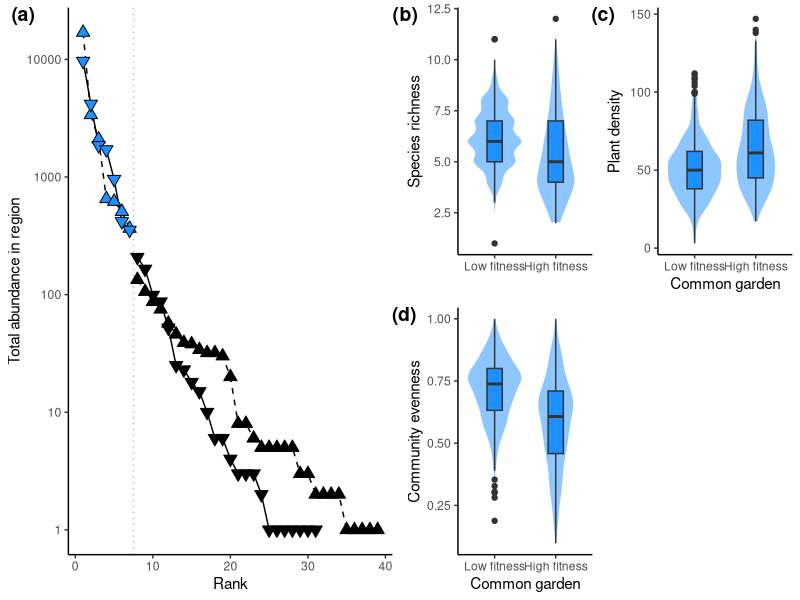
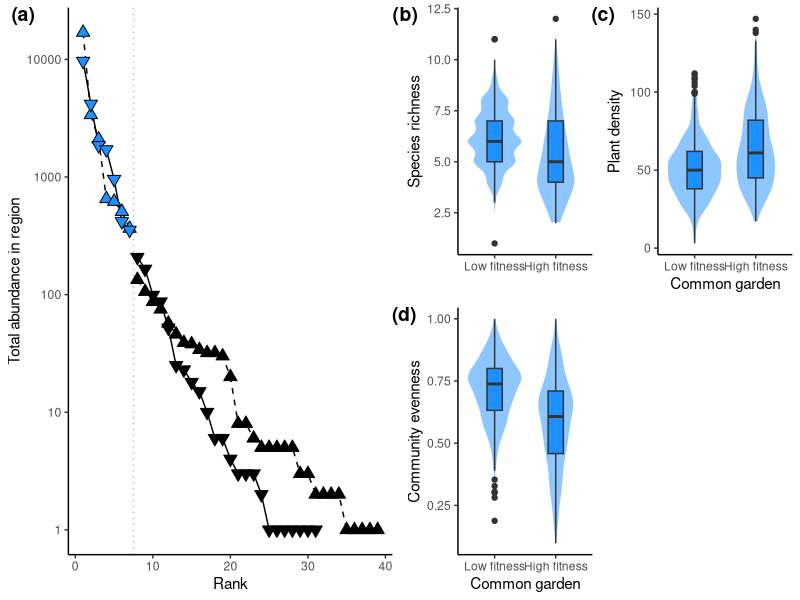

Source code (R) for these figures, in order:
#### HOI SUPP. GRAPHS ####

#code started by M. Raymundo, finished by R. Germain

require(vegan); library(ggplot2); require(grid); require(cowplot)

#data
site6Diversity <- read.csv('data/site 6 - neighbourhood data.csv', header=T, sep=',', strip.white=T)
site18Diversity <- read.csv('data/site 18 - neighbourhood data.csv', header=T, sep=',', strip.white=T)


## site 6 ##
str(site6Diversity)
site6Diversity$site <- as.factor(site6Diversity$site)

site6Diversity<-subset(site6Diversity,type=="alpha")
site.6.Matrix <- site6Diversity[,6:40] ### Create abundance matrix for calculation (1:36, because last 2 columns are site and id)

Indices6 <- site6Diversity[,c("site", "id","type")] 
Indices6$Diversity <- diversity(site.6.Matrix)
Indices6$Evenness <- (diversity(site.6.Matrix))/log(specnumber(site.6.Matrix)) 
Indices6$SppRichness <- specnumber(site.6.Matrix)
Indices6$Density <- rowSums(site.6.Matrix)


## site 18 ##
str(site18Diversity)
site18Diversity$site <- as.factor(site18Diversity$site)

site18Diversity<-subset(site18Diversity,type=="alpha")
site.18.Matrix <- site18Diversity[,c(6:54)] 

Indices18 <- site18Diversity[,c("site", "id","type")] 
Indices18$Diversity <- diversity(site.18.Matrix)
Indices18$Evenness <- (diversity(site.18.Matrix))/log(specnumber(site.18.Matrix))
Indices18$SppRichness <- specnumber(site.18.Matrix)
Indices18$Density <- rowSums(site.18.Matrix)

#combine site 6 and 18
Indices<-rbind(Indices6,Indices18)

################ Diversity and Density ################
Diversity <- Indices

DensityStats <- lm(Density ~ site, data = Diversity)
anova(DensityStats)

DiversityStats <- lm(Diversity ~ site, data = Diversity)
anova(DiversityStats)

EvennessStats <- lm(Evenness ~ site, data = Diversity)
anova(EvennessStats)

#plotting
fig.s4c<-ggplot(Diversity, aes(x=site, y=SppRichness)) + geom_violin(fill="dodgerblue",color="white",alpha=0.5) +
         geom_boxplot(fill="dodgerblue",width = 0.25)+
         #geom_jitter(alpha=0.3,pch=19,color="dodgerblue") + 
         theme_classic()  + labs(x="",y="Species richness") + 
         scale_x_discrete(labels=c("Low fitness","High fitness"))

fig.s4d<-ggplot(Diversity, aes(x=site, y=Density)) + geom_violin(fill="dodgerblue",color="white",alpha=0.5) +
         geom_boxplot(fill="dodgerblue", width = 0.25)+
         #geom_jitter(alpha=0.3,pch=19,fill="dodgerblue") + 
         theme_classic()  +  labs(x="Common garden",y="Plant density") + 
         scale_x_discrete(labels=c("Low fitness","High fitness"))

fig.s4e<-ggplot(Diversity, aes(x=site, y=Evenness)) + geom_violin(fill="dodgerblue",color="white",alpha=0.5) +
         geom_boxplot(fill="dodgerblue",width = 0.25)+
         #geom_jitter(alpha=0.3,pch=19,color="dodgerblue") + 
         theme_classic()  + labs(x="Common garden",y="Community evenness") + 
         scale_x_discrete(labels=c("Low fitness","High fitness"))


colSums(site.6.Matrix, na.rm=TRUE)


ab.6<-as.data.frame(cbind(colSums(site.6.Matrix, na.rm=TRUE),colnames(site.6.Matrix)))
colnames(ab.6)<-c("abundance","species")
ab.6$abundance<-as.numeric(as.character(ab.6$abundance))
ab.6<-ab.6[order(-ab.6$abundance),]
ab.6$rank<-1:nrow(ab.6)
ab.6<-subset(ab.6,abundance>0)
ab.6$color<-ifelse(ab.6$rank<8,"dodgerblue","black")

ab.18<-as.data.frame(cbind(colSums(site.18.Matrix, na.rm=TRUE),colnames(site.18.Matrix)))
colnames(ab.18)<-c("abundance","species")
ab.18$abundance<-as.numeric(as.character(ab.18$abundance))
ab.18<-ab.18[order(-ab.18$abundance),]
ab.18$rank<-1:nrow(ab.18)
ab.18<-subset(ab.18,abundance>0)
ab.18$color<-ifelse(ab.18$rank<8,"dodgerblue","black")


fig.s4a<-ggplot(ab.6, aes(x=rank, y=abundance, fill=color)) + geom_vline(xintercept=7.5, color = "grey", linetype="dotted") +
         geom_line() +  
         geom_line(data=ab.18, aes(x=rank, y=abundance),linetype="dashed") +
         geom_point(data=ab.18, aes(x=rank, y=abundance),pch=24, size=3) +  
         geom_point(pch=25, size=3) + 
         theme_classic()  + labs(x="Rank",y="Total abundance in region") +
         scale_fill_manual(values=c("black","dodgerblue")) +
         scale_y_log10() + 
         theme(legend.position="none")


row2<-plot_grid(fig.s4c,fig.s4d,fig.s4e, align="hv", nrow=2,labels=c("(b)","(c)","(d)"), label_x = -0.1)
plot_grid(fig.s4a,row2, labels=c("(a)",""))

ggsave("plots/Fig S4.pdf",w=10,h=5)

